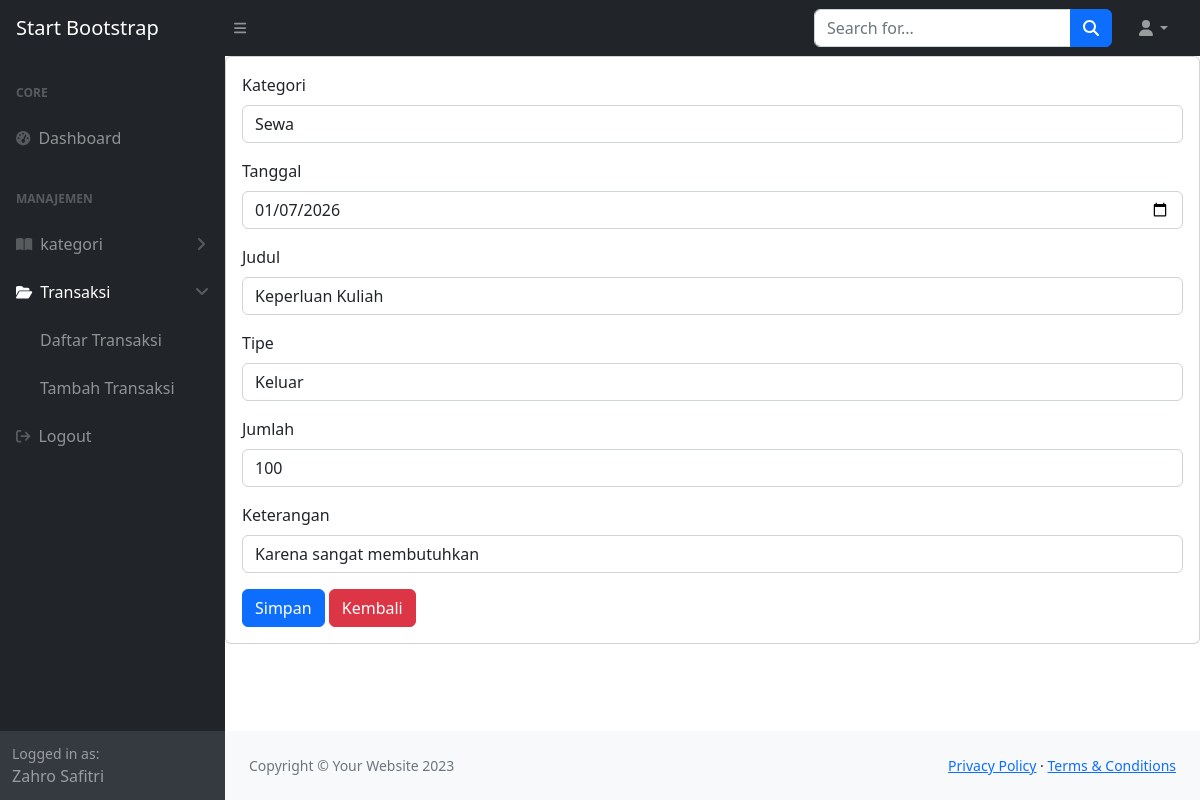
/index.php?hal=ubah-transaksi&id=1 (signed in), run on the app's committed database.
### tables this page shows
CREATE TABLE `transaksi` (
  `id_transaksi` int(11) NOT NULL,
  `user_id` int(11) NOT NULL,
  `kategori_id` int(11) NOT NULL,
  `judul` varchar(100) NOT NULL,
  `jumlah` int(11) NOT NULL,
  `tipe` enum('masuk','keluar') NOT NULL,
  `tanggal` date NOT NULL,
  `keterangan` text NOT NULL
);

CREATE TABLE `kategori` (
  `id_kategori` int(11) NOT NULL,
  `nama_kategori` varchar(50) NOT NULL,
  `tipe` enum('masuk','keluar') NOT NULL
);

### pages/ubah-transaksi.php (the view, shortened to what this page needs)
<?php
if (isset($_GET['id']) && !empty($_GET['id'])) {
    $id_transaksi = $_GET['id'];
    $sql = "SELECT * FROM transaksi WHERE id_transaksi = ?";
    if ($stmt = $mysqli->prepare($sql)) {
        $stmt->bind_param("i", $id_transaksi);
        if ($stmt->execute()) {
            $result = $stmt->get_result();
            if ($result->num_rows == 1) {
                $transaksi = $result->fetch_assoc();
            } else {
                echo "Data transaksi tidak ditemukan.";
                exit();
            }
        }
    } else {
        header("Location: index.php?hal=daftar-transaksi");
        exit();
    }
}
?>
<div class="card mb-4">
        <div class="card-body">
           <form method="post">
            <div class="mb-3">
                <label for="kategori" class="form-label">Kategori</label>
                <select name="kategori" class="form-control" required>
                    <?php $kategori = $mysqli->query("SELECT * FROM kategori"); while($row = $kategori->fetch_assoc()): ?>
                        <option value="<?= $row['id_kategori'] ?>"<?=($row['id_kategori']==$transaksi['kategori_id'])?'selected':'' ?>>
                            <?= $row['nama_kategori'] ?>
                        </option>
                    <?php endwhile ?>
                </select>
            </div>
             <div class="mb-3">
                <label for="tanggal" class="form-label">Tanggal</label>
                <input type="date" name="tanggal" class="form-control" id="tanggal" value="<?php echo $transaksi['tanggal'] ?>"required>
             </div>
             <div class="mb-3">
                <label for="judul" class="form-label">Judul</label>
                <input type="text" name="judul" class="form-control" id="judul" value="<?php echo $transaksi['judul'] ?>" required>
             </div>
             <div class="mb-3">
                <label for="tipe" class="form-label">Tipe</label>
                    <select class="form-control" name="tipe">
                        <option value="keluar" <?=($transaksi['tipe']=='keluar')?'selected':'' ?>>Keluar</option>
                    </select>
            </div>
            <div class="mb-3">
                <label for="jumlah" class="form-label">Jumlah</label>
                <input type="number" name="jumlah" class="form-control" id="jumlah" value="<?php echo $transaksi['jumlah'] ?>" required>
             </div>
             <div class="mb-3">
                <label for="keterangan" class="form-label">Keterangan</label>
                <input type="text" name="keterangan" class="form-control" id="keterangan" value="<?php echo $transaksi['keterangan'] ?>" required>
             </div>
             <button type="submit" class="btn btn-primary">Simpan</button>
             <a href="index.php?hal=daftar-transaksi" class="btn btn-danger">Kembali</a>
        </form>
        </div>

### data on the page
transaksi: kategori "Sewa", tanggal "01/07/2026", judul "Keperluan Kuliah", tipe "Keluar", jumlah "100", keterangan "Karena sangat membutuhkan"

### other printed values
$_SESSION['nama'] "Zahro Safitri"
